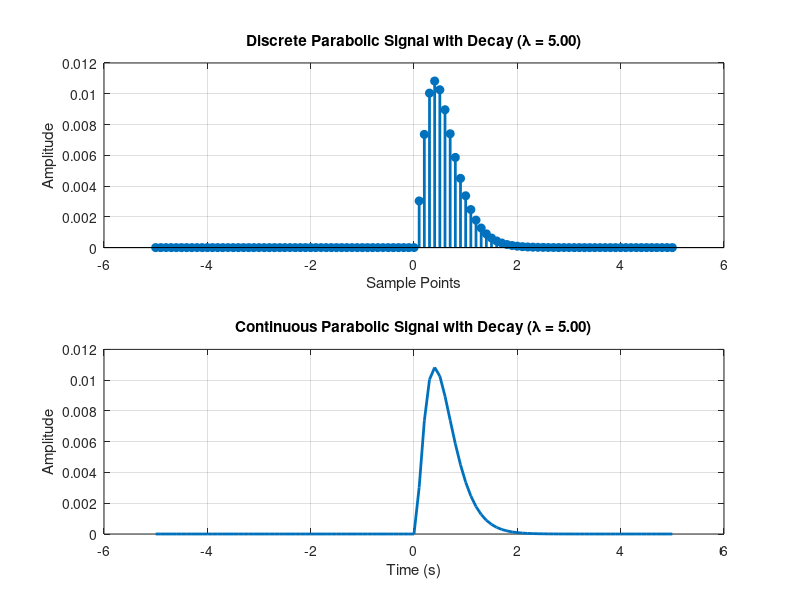

Write the MATLAB code that produced this figure.
% GENERATION OF PARABOLIC SIGNAL WITH DECAY

clc;

clf;



n1 = input("Enter the starting point of the signal: n_start = ");

n2 = input("Enter the ending point of the signal: n_end = ");

lambda = input("Enter the decay constant (lambda): ");



% For discrete parabolic signal

sample_points = -n1:0.1:n2;

amplitude = ((sample_points.^2) / 2) .* exp(-lambda * sample_points) .* (sample_points >= 0);  



% Subplot for discrete parabolic signal

subplot(2, 1, 1);  

stem(sample_points, amplitude, 'filled', 'LineWidth', 2);

xlabel("Sample Points");

ylabel("Amplitude");

title(sprintf("Discrete Parabolic Signal with Decay (\\lambda = %.2f)", lambda));

grid on;



% Subplot for continuous parabolic signal

subplot(2, 1, 2);  

plot(sample_points, amplitude, 'LineWidth', 2);

xlabel("Time (s)");

ylabel("Amplitude");

title(sprintf("Continuous Parabolic Signal with Decay (\\lambda = %.2f)", lambda));

grid on;
